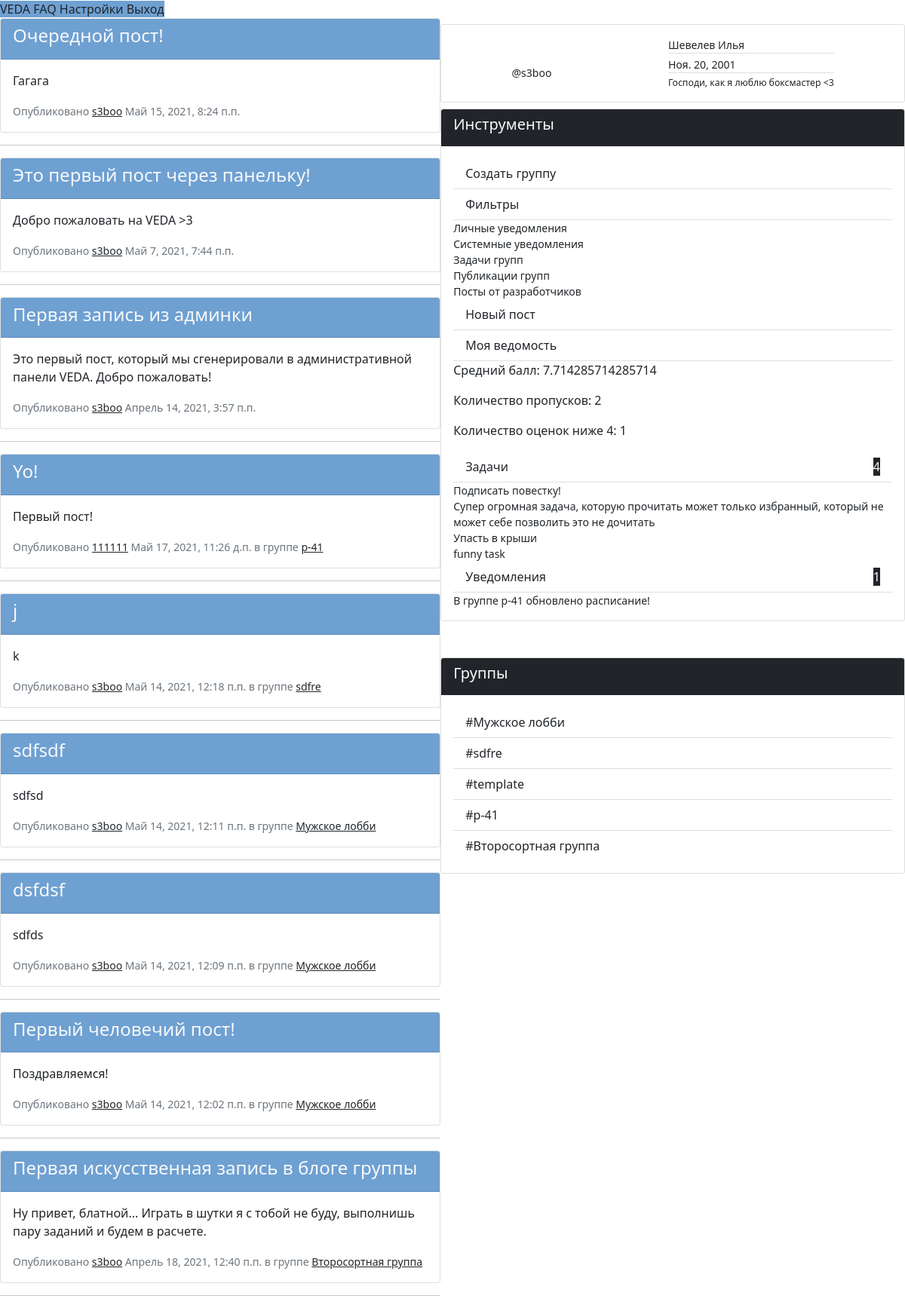
Page / (signed in) on the earlier database version.
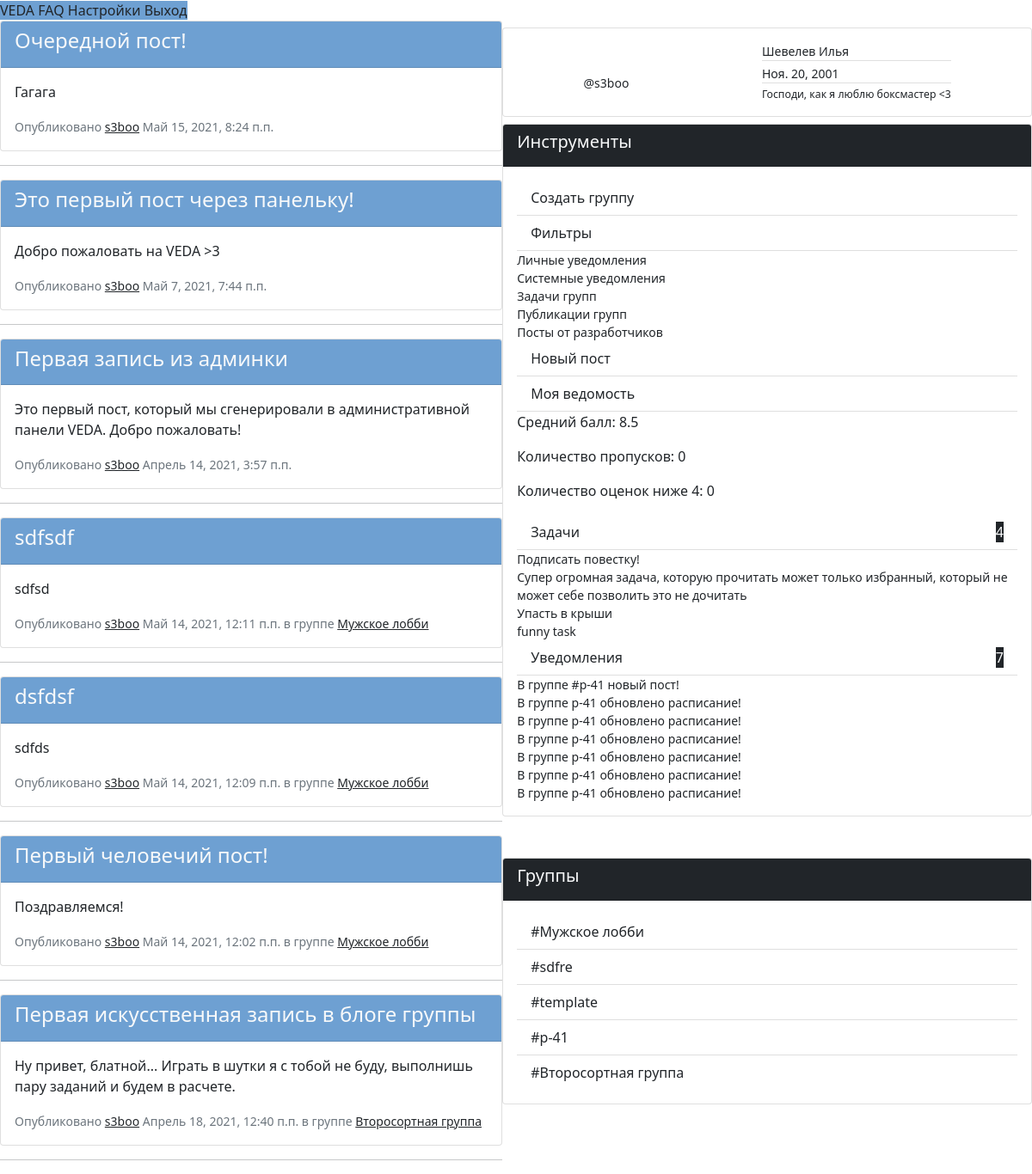
Same page on the later database version.
### VEDA_application/models.py (models this page shows, shortened)
class Admin_post(models.Model):
    author = models.ForeignKey(
        Client,
        on_delete=models.SET_NULL,
        null=True
    ) # Автор поста, может отсутствовать
    article = models.CharField(max_length=50)                   # Заголовок поста
    text = models.TextField()                                   # Сообщение поста, неограниченное количество знаков
    date_of_create = models.DateTimeField(auto_now_add=True)    # Дата и время публикации поста
    class Meta():
        ordering = ['-date_of_create']

class Client(models.Model):
    user = models.OneToOneField(
        User,
        on_delete=models.CASCADE,
    )   # Связь один-к-одному с пользователем
    father = models.ForeignKey(
        Parent,
        on_delete=models.SET_NULL,
        null=True,
        blank=True,
        related_name='father'
    ) # Связь с родителем внешним ключем
    mother =  models.ForeignKey(
        Parent,
        on_delete=models.SET_NULL,
        blank=True,
        null=True,
        related_name='mother'
    ) # Связь с родителем внешним ключом
    status = models.CharField(max_length=100, blank=True, null=True)             # Поле статуса (отображается в профиле пользователя)
    hobbies = models.CharField(max_length=100, blank=True, null=True)            # Поле хобби (используется куратором и отображается в профиле)
    day_of_birthday = models.DateField(null=True)         # Поле дня рождения (используется куратором и отображается в профиле)
    adress = models.CharField(max_length=50, blank=True, null=True)              # Поле адреса (используется только куратором и не виден в профиле)
    vk = models.TextField(blank=True)
    instagram = models.TextField(blank=True)
    gender = models.CharField(choices=(
        ('M', 'Male'),
        ('F', 'Female'),
        ('O', 'Other')
    ), max_length=50, null=True)                          # Пол пользователя в формате первой буквы
    userpic = models.ImageField(upload_to='userpics', null=True, default="default.png")    # Аватар пользователя
    def __str__(self):
            return self.user.username
    class Meta:
        ordering = ['user__last_name', 'user__first_name']

class Group_post(models.Model):
    group = models.ForeignKey(
        Group,
        on_delete=models.CASCADE
    ) # Группа-автор
    author = models.ForeignKey(
        Client,
        on_delete=models.SET_NULL,
        null=True
    ) # Автор поста, может отсутствовать
    article = models.CharField(max_length=50)                   # Заголовок поста
    text = models.TextField()                                   # Сообщение поста, неограниченное количество знаков
    date_of_create = models.DateTimeField(auto_now_add=True)    # Дата и время публикации поста
    post_file_field = models.FileField(null=True, blank=True, upload_to='group_files')
    class Meta():
        ordering = ['-date_of_create']

class Group(models.Model):
    moderators = models.ManyToManyField(
        Client,
        related_name='moderators',
        blank=True,
    ) # Количество модераторов не ограничено, связаны внешней таблицей с Client
    listeners = models.ManyToManyField(
        Client,
        related_name='listeners',
        blank=True,
    ) # Количество подписчиков не ограничено, связаны внешней таблицей с Client
    name = models.CharField(max_length=40)              # Название группы
    tag = models.CharField(max_length=40, null=True)              # Тег для поиска
    hNotices = models.BooleanField()    # видимость блока объявлений
    hTasks = models.BooleanField()      # видимость блока задач
    hSheet = models.BooleanField()      # видимость блока расписания, ведомости, успеваемости
    def __str__(self):
        return self.name

class Task(models.Model):
    group = models.ForeignKey(
        Group,
        on_delete=models.CASCADE,
    ) # Группа с задачами
    receiver = models.ForeignKey(
        Client,
        on_delete=models.SET_NULL,
        null=True
    ) # Ответственный за задачу, может отсутствовать
    content = models.CharField(max_length=100)                      # Содержание задачи
    date_of_create = models.DateTimeField(auto_now_add=True)        # Дата открытия задачи
    date_of_completion = models.DateTimeField(null=True)                     # Дата срока для завершения
    status = models.IntegerField(choices=(
        (0, 'Ждет выполнения'),
        (1, 'Сделано')
    ))
    """ Статус выполнения задачи, где:
        0. Не выполнена
        1. Выполнена
    """
    class Meta:
        ordering = ['-id']

class Notification(models.Model):
    receiver = models.ForeignKey(Client, on_delete=models.CASCADE)  # Получатель уведомления
    message = models.CharField(max_length=100)                      # Сообщение уведомления
    date_of_create = models.DateTimeField(auto_now_add=True)        # Дата и время создания уведомления
    priority = models.IntegerField(choices=(
        (1, 'Personal'),
        (2, 'System notification'),
        (3, 'Group tasks'),
        (4, 'Group post'),
        (5, 'Admin post'),
    ))
    """ Приоритет уведомления, где:
        1. Личные уведомления (подписка, удаление из группы и т.п.)
        2. Системные уведомления (технические работы, баг и т.п.)
        3. Задачи группы (выполнена, закрыта, открыта)
        4. Посты группы (новый пост)
        5. Посты админов (обновления разработчиков в блоге)
    """
    class Meta:
        ordering = ['-id']

### VEDA_application/views.py (the view)
# urls.py: path('', views.index, name="index")        # главная страница
def index(request):
    try:
        notes = Note.objects.filter(receiver__id=request.user.client.id)
        avg = get_avg_user(notes, request.user.client)
        count_n = get_count_n_user(notes, request.user.client)
        count_less_than_4 = 0
        for note in notes:
            try:
                if int(note.value) < 4:
                    count_less_than_4 += 1
            except:
                pass
    except:
        avg = 0
        count_n = 0
        count_less_than_4 = 4
    if request.method == 'GET':
        return render(request, 'index.html', context={
            'admin_posts': models.Admin_post.objects.all(), # посты от администратора
            'l_groups': models.Group.objects.filter(listeners__user__username=request.user.username),                     # группы, где есть текущий пользователь
            'm_groups': models.Group.objects.filter(moderators__user__username=request.user.username),                     # группы, где есть текущий пользователь
            'group_posts_listener': models.Group_post.objects.filter(group__listeners__user__username=request.user.username),    # посты в группах, в которых находится пользователь
            'group_posts_moderator': models.Group_post.objects.filter(group__moderators__user__username=request.user.username),    # посты в группах, в которых находится пользователь
            'notifications': models.Notification.objects.filter(receiver__user__username=request.user.username),        # уведомления для пользователя
            'tasks': models.Task.objects.filter(receiver__user__username=request.user.username),                       # задачи из группа для пользователя
            'avg': avg,
            'count_n': count_n,
            'count_less_than_4': count_less_than_4
        })

### VEDA_application/templates/index.html (shortened to what the changed rows need)
{% extends 'main_template.html' %}
{% load static %}
{% block application %}
  <div id="index">
    <b-container class="mt-5">
      <b-row align-h="between" class="d-flex flex-column-reverse flex-md-row">
        <b-col cols="12" {% if user.is_authenticated %} md="6" lg="8" {% endif %} class="p-0 mt-md-0 mt-3">
          <b-tabs  justified>
            <b-tab title="Блог разработчика" active class="pt-3">
              {% for post in admin_posts %}
                <div class="card card-outline-secondary mb-3">
                  <div class="card-header bg-blue text-light">
                    <h4>{{ post.article }}</h4>
                  </div>
                  <div class="card-body">
                    <p>{{ post.text }}</p>
                    <small class="text-muted">Опубликовано <a class="text-dark" href="{% url 'profile' post.author.id %}">{{ post.author }}</a>  {{ post.date_of_create }}</small>
                  </div>
                </div>
                <hr>
              {% endfor %}
            </b-tab>
            {% if user.is_authenticated %}
              <b-tab title="Новости из групп" class="pt-3">
                {% for post in group_posts_moderator %}
                  <div class="card card-outline-secondary mb-3">
                    <div class="card-header bg-blue text-light d-flex justify-content-between flex-column">
                      <h4 >{{ post.article }}</h4>
                    </div>
                    <div class="card-body">
                      <p>{{ post.text }}</p>
                      <small class="text-muted">Опубликовано <a class="text-dark" href="#">{{ post.author }}</a>  {{ post.date_of_create }} в группе <a href="{% url 'group' post.group.id %}" class="text-dark">{{ post.group }}</a>
                      </small>
                    </div>
                  </div>
                  <hr>
                {% endfor %}
                {% for post in group_posts_listener %}
                  <div class="card card-outline-secondary mb-3">
                    <div class="card-header bg-blue text-light d-flex justify-content-between flex-column">
                      <h4 >{{ post.article }}</h4>
                    </div>
                    <div class="card-body">
                      <p>{{ post.text }}</p>
                      <small class="text-muted">Опубликовано <a class="text-dark" href="#">{{ post.author }}</a>  {{ post.date_of_create }} в группе <a href="{% url 'group' post.group.id %}" class="text-dark">{{ post.group }}</a>
                      </small>
                    </div>
                  </div>
                  <hr>
                {% endfor %}
              </b-tab>
            {% endif %}
          </b-tabs>
        </b-col>
        {% if user.is_authenticated %}
          <b-col cols="12" md=5 lg=3 class="p-0">
            {% if user.is_authenticated %}
            <div class="card card-outline-secondary mt-2">
              <div class="card-body d-flex flex-row align-items-center justify-content-around">
                <div class="flex-column">
                  <br>
                  <small> @{{ user.username }} </small>
                </div>
                <div class="list-group small list-group-flush">
                  <p class="list-group-item m-0 p-0">{{ user.last_name }} {{ user.first_name }}</p>
                  <p class="list-group-item m-0 mt-1 p-0">{{ user.client.day_of_birthday }}</p>
                  <small class="list-group-item m-0 mt-1 p-0">{{ user.client.status }}</small>
                </div>
              </div>
            </div>
            {% endif %}
            <div class="card card-outline-secondary m-0 mt-2">
              <div class="card-header bg-dark text-light">
                <h5>Инструменты</h5>
              </div>
              <div class="card-body">
                <div class="list-group list-group-flush">
                  <a href="{% url 'create_group' %}" class="list-group-item list-group-item-action ">Создать группу</a>
                  <a class="list-group-item list-group-item-action" href="#filters-collapse" @click.prevent v-b-toggle>Фильтры</a>
                    <b-collapse id="filters-collapse">
                      <b-card class="my-2">
                        <b-card-body class="d-flex flex-column p-0 m-0 small text-dark justify-content-between">
                          <b-form-checkbox
                            switch
                            v-model="personalNotifications"
                            class="d-flex justify-content-between flex-row">
                            Личные уведомления
                          </b-form-checkbox>
                          <b-form-checkbox
                            v-model="systemNotifications"
                            class="d-flex justify-content-between flex-row"
                            switch>
                            Системные уведомления
                          </b-form-checkbox>
                          <b-form-checkbox
                            v-model="groupTasksNotifications"
                            class="d-flex justify-content-between flex-row"
                            switch>
                            Задачи групп
                          </b-form-checkbox>
                          <b-form-checkbox
                            v-model="groupPostsNotifications"
                            class="d-flex justify-content-between flex-row"
                            switch>
                            Публикации групп
                          </b-form-checkbox>
                          <b-form-checkbox
                            v-model="adminPostsNotifications"
                            class="d-flex justify-content-between flex-row"
                            switch>
                            Посты от разработчиков
                          </b-form-checkbox>
                        </b-card-body>
                      </b-card>
                  </b-collapse>
                  {% if user.is_staff %}
                    <a href="#" class="list-group-item list-group-item-action" v-b-modal.new-post>Новый пост</a>
                  {% endif %}
                  <a href="#" v-b-modal.my-notes class="list-group-item list-group-item-action">Моя ведомость</a>
                  <b-modal
                    id="my-notes"
                    title="Моя ведомость">
                    <p>Средний балл: {{ avg }}</p>
                    <p>Количество пропусков: {{ count_n }}</p>
                    <p>Количество оценок ниже 4: {{ count_less_than_4 }}</p>
                  </b-modal>
                  <a href="#task-collapse" @click.prevent v-b-toggle class="list-group-item list-group-item-action d-flex justify-content-between align-items-center">
                    Задачи {% if tasks %} <b-badge class="text-light bg-dark">{{ tasks|length }} </b-badge> {% endif %}
                  </a>
                  <b-collapse id="task-collapse">
                    {% for task in tasks %}
                      <b-card class="my-2">
                        <b-card-body class="d-flex p-0 m-0 small text-dark justify-content-between">
                          {{ task.content }}
                        </b-card-body>
                      </b-card>
                    {% endfor %}
                  </b-collapse>
                  <a href="#notification-collapse" @click.prevent v-b-toggle class="list-group-item list-group-item-action d-flex justify-content-between align-items-center">
                    Уведомления  {% if notifications %} <b-badge class="text-light bg-dark"> {{ notifications|length }} </b-badge> {% endif %}
                  </a>
                  <b-collapse id="notification-collapse">
                    {% for notification in notifications %}
                      {% if notification.priority == 4 %}
                        <b-card
                          v-if="groupPostsNotifications"
                          class="mt-2">
                          <div class="d-flex justify-content-between align-items-center small">
                            <span> {{ notification.message }} </span>
                          </div>
                        </b-card>
                      {% endif %}
                    {% endfor %}
                  </b-collapse>
                  </div>
              </div>
            </div>
            <div class="card card-outline-secondary mt-5">
              <div class="card-header bg-dark text-light">
                <h5>Группы</h5>
              </div>
              <div class="card-body">
                <div class="list-group list-group-flush">
                  {% for group in m_groups %}
                    <a href="{% url 'group' group.id %}" class="list-group-item list-group-item-action ">#{{ group.name }}</a>
                  {% endfor %}
                  {% for group in l_groups %}
                    <a href="{% url 'group' group.id %}" class="list-group-item list-group-item-action ">#{{ group.name }}</a>
                  {% endfor %}
                </div>
              </div>
            </div>
          </b-col>
        {% endif %}
      </b-row>
    </b-container>
  </div>
{% endblock application %}

Differences in the rows shown:
removed Group_post: article "Yo!", text "Первый пост!", author "111111", date_of_create "Май 17, 2021, 11:26 д.п.", group "p-41"
removed Group_post: article "j", text "k", author "s3boo", date_of_create "Май 14, 2021, 12:18 п.п.", group "sdfre"
added Notification: message "В группе #p-41 новый пост!"
added Notification: message "В группе p-41 обновлено расписание!"
added Notification: message "В группе p-41 обновлено расписание!"
added Notification: message "В группе p-41 обновлено расписание!"
added Notification: message "В группе p-41 обновлено расписание!"
added Notification: message "В группе p-41 обновлено расписание!"
Other differences:
{{ avg }}: "7.714285714285714" → "8.5"
{{ count_n }}: "2" → "0"
{{ count_less_than_4 }}: "1" → "0"
{{ notifications|length }}: "1" → "7"
